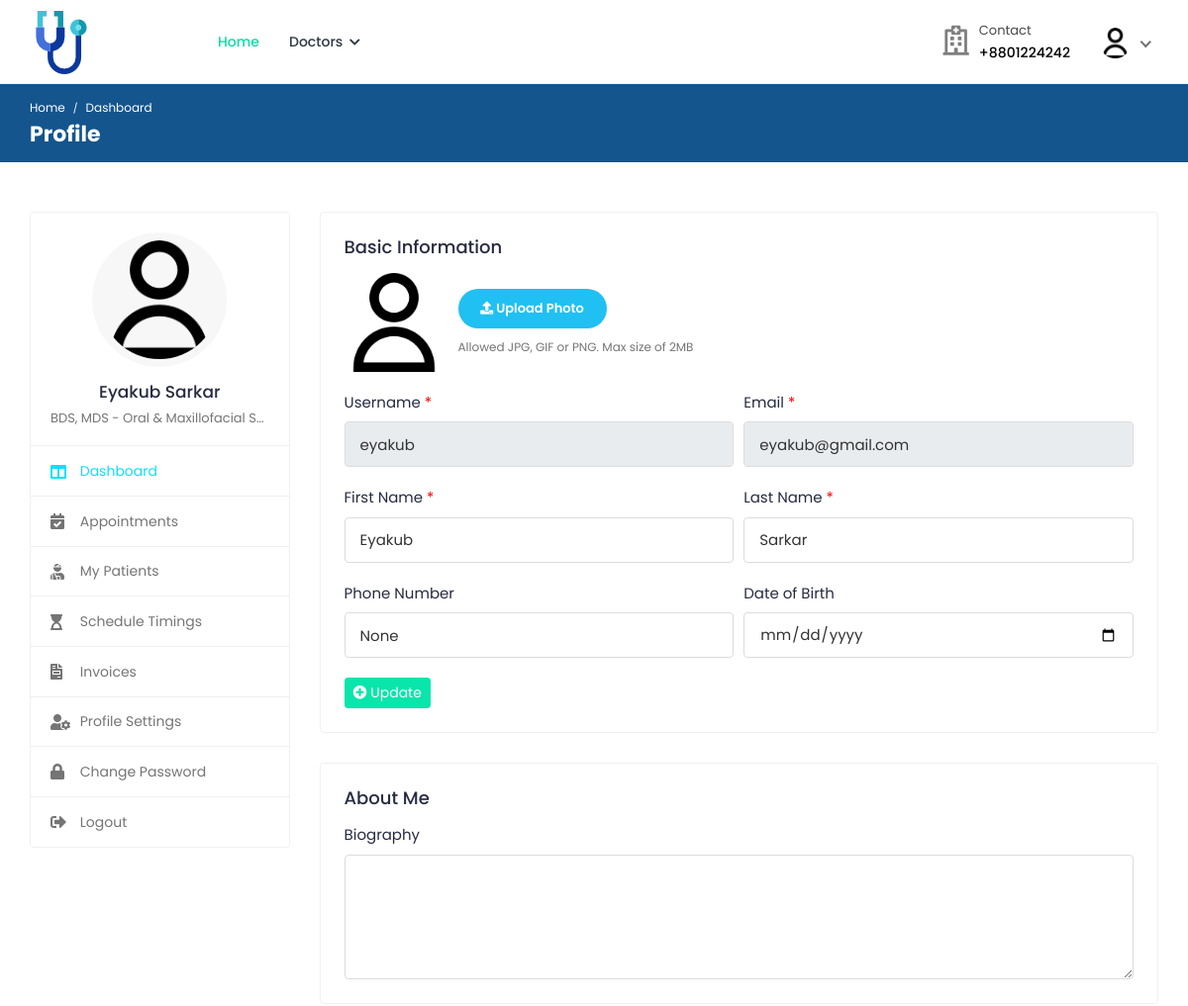
Before: /doctors/profile-settings/ (signed in, upper part) with the older database file.
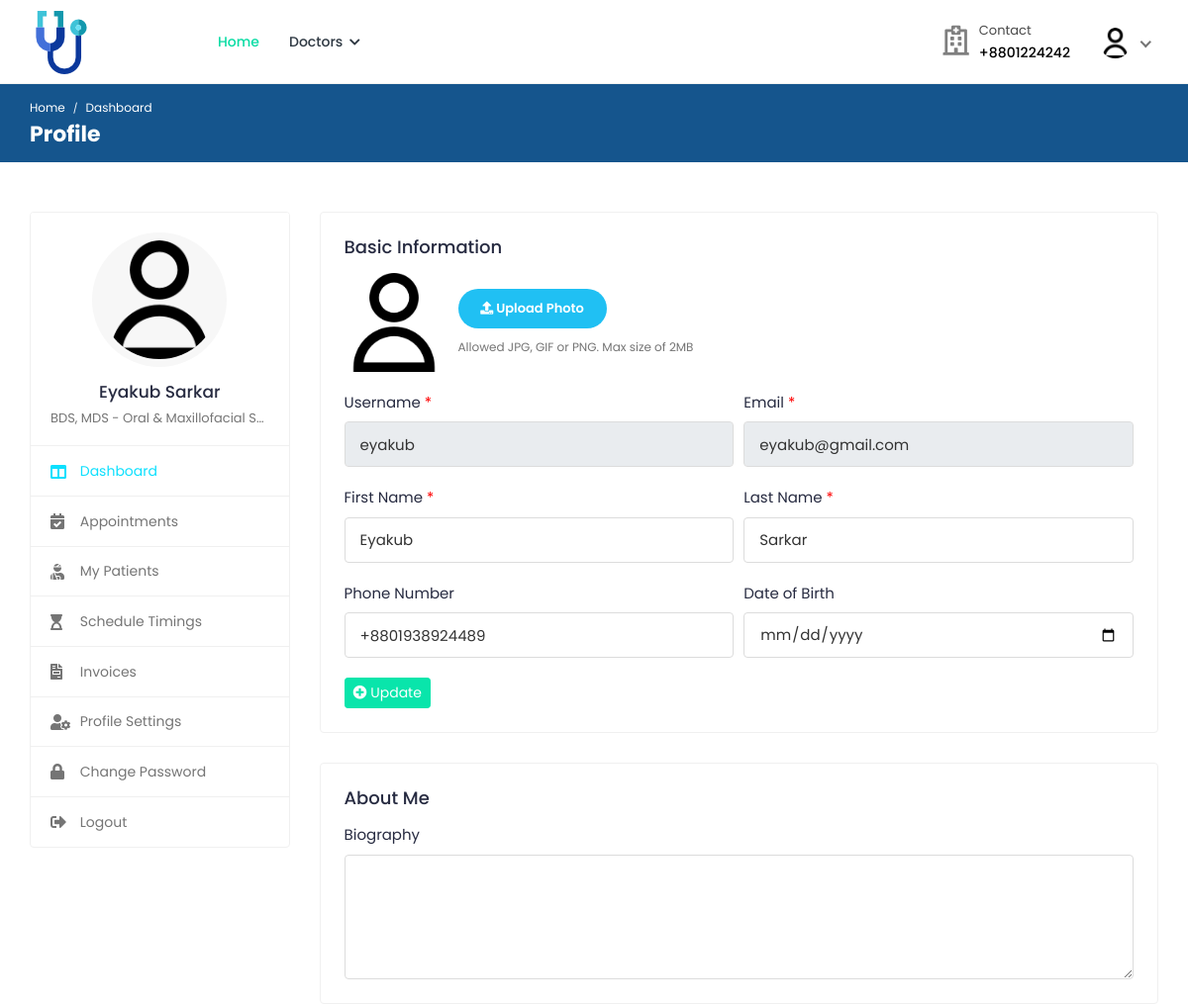
After: the same page with the newer database file.
### accounts/models.py (models this page shows, shortened)
class User(AbstractUser):
    username = models.CharField(max_length=30, unique=True)
    role = models.CharField(
        choices=ROLE,
        max_length=20,
        default="patient",
        error_messages={"required": "Role must be provided"},
    )
    email = models.EmailField(
        blank=True,
        error_messages={
            "unique": "A user with that email already exists.",
        },
    )
    first_name = models.CharField(max_length=150, blank=True)
    last_name = models.CharField(max_length=150, blank=True)
    registration_number = models.IntegerField(null=True, blank=True)
    USERNAME_FIELD = "username"
    REQUIRED_FIELDS = []
    objects = CustomUserManager()
    def get_full_name(self):
        full_name = "%s %s" % (self.first_name, self.last_name)
        return full_name.strip() or self.username

class Profile(models.Model):
    user = models.OneToOneField(
        User, on_delete=models.CASCADE, related_name="profile"
    )
    avatar = models.ImageField(
        default="defaults/user.png", upload_to=profile_photo_directory_path
    )
    phone = models.CharField(max_length=20, blank=True, null=True)
    dob = models.DateField(blank=True, null=True)
    about = models.TextField(blank=True, null=True)
    @property
    def image(self):
        return (
            self.avatar.url
            if self.avatar.storage.exists(self.avatar.name)
            else "{}defaults/user.png".format(settings.MEDIA_URL)
        )

### doctors/views.py (the view)
class DoctorProfileUpdateView(DoctorRequiredMixin, generic.UpdateView):
    model = User
    template_name = "doctors/profile-settings.html"
    form_class = DoctorProfileForm
    def get_object(self, queryset=None):
        return self.request.user

### doctors/forms.py
class DoctorProfileForm(forms.ModelForm):
    class Meta:
        model = User
        fields = "__all__"

### accounts/managers.py (called while the page is built)
    def get(self, *args, **kwargs):
        return super().select_related("profile").get(*args, **kwargs)

### mixins/custom_mixins.py (called while the page is built)
    def dispatch(self, request, *args, **kwargs):
        if not request.user.is_authenticated:
            return super().dispatch(request, *args, **kwargs)
        if request.user.role != "doctor":
            return self.handle_no_permission()
        return super().dispatch(request, *args, **kwargs)

### templates/doctors/profile-settings.html (shortened to what this page needs)
{% extends 'includes/doctor-sidebar.html' %}
{% load static %}
{% block css %}
    <link rel="stylesheet" href="{% static 'assets/plugins/fontawesome/css/fontawesome.min.css' %}">
    <link rel="stylesheet" href="{% static 'assets/plugins/fontawesome/css/all.min.css' %}">
    <link rel="stylesheet" href="{% static 'assets/plugins/select2/css/select2.min.css' %}">
    <link rel="stylesheet" href="{% static 'assets/plugins/bootstrap-tagsinput/css/bootstrap-tagsinput.css' %}">
    <link rel="stylesheet" href="{% static 'assets/plugins/dropzone/dropzone.min.css' %}">
    <link rel="stylesheet" href="{% static 'assets/css/style.css' %}">
{% endblock %}
{% block page_name1 %}Dashboard{% endblock %}
{% block page_name2 %}Profile{% endblock %}
{% block main %}
    <div class="card">
        <div class="card-body" id="basic-profile-data">
            <h4 class="card-title">Basic Information</h4>
            <div class="row form-row">
                <div class="col-md-12">
                    <div class="form-group">
                        <div class="change-avatar">
                            <div class="profile-img">
                                <img src="{{ user.profile.image }}" alt="User Image">
                            </div>
                            <div class="upload-img">
                                <div class="change-photo-btn">
                                    <span><i class="fa fa-upload"></i> Upload Photo</span>
                                </div>
                                <small class="form-text text-muted">Allowed JPG, GIF or PNG. Max size of 2MB</small>
                            </div>
                        </div>
                    </div>
                </div>
                <div class="col-md-6">
                    <div class="form-group">
                        <label>Username <span class="text-danger">*</span></label>
                        <input type="text" class="form-control" readonly value="{{ user.username }}">
                    </div>
                </div>
                <div class="col-md-6">
                    <div class="form-group">
                        <label>Email <span class="text-danger">*</span></label>
                        <input type="email" class="form-control" readonly value="{{ user.email }}">
                    </div>
                </div>
                <div class="col-md-6">
                    <div class="form-group">
                        <label>First Name <span class="text-danger">*</span></label>
                        <input type="text" class="form-control" name="first_name" value="{{ user.first_name }}">
                    </div>
                </div>
                <div class="col-md-6">
                    <div class="form-group">
                        <label>Last Name <span class="text-danger">*</span></label>
                        <input type="text" class="form-control" name="last_name" value="{{ user.last_name }}">
                    </div>
                </div>
                <div class="col-md-6">
                    <div class="form-group">
                        <label>Phone Number</label>
                        <input type="text" class="form-control" name="phone" value="{{ user.profile.phone }}">
                    </div>
                </div>
                <div class="col-md-6">
                    <div class="form-group mb-0">
                        <label>Date of Birth</label>
                        <input type="date" class="form-control" id="dob" name="dob"
                               value="{{ user.profile.dob | date:"m/d/Y" }}">
                    </div>
                </div>
            </div>
            <button
                    class="btn btn-primary btn-sm pull-right"
                    hx-put="{% url 'accounts:update-basic-information' %}"
                    hx-include="#basic-profile-data"
                    hx-disabled-elt="this"
                    hx-swap="none"
            >
                <i class="fa fa-plus-circle"></i>
                Update
            </button>
        </div>
    </div>
    <div class="card">
        <div class="card-body">
            <h4 class="card-title">About Me</h4>
            <div class="form-group mb-0">
                <label>Biography</label>
                <textarea class="form-control" rows="5"></textarea>
            </div>
        </div>
    </div>
{% endblock %}

### templates/includes/doctor-sidebar.html (shortened to what this page needs)
{% extends 'base.html' %}
{% load static %}
{% block content %}
    <div class="breadcrumb-bar">
        <div class="container-fluid">
            <div class="row align-items-center">
                <div class="col-md-12 col-12">
                    <nav aria-label="breadcrumb" class="page-breadcrumb">
                        <ol class="breadcrumb">
                            <li class="breadcrumb-item"><a href="{% url 'core:home' %}">Home</a></li>
                            <li class="breadcrumb-item active" aria-current="page">{% block page_name1 %}{% endblock %}</li>
                        </ol>
                    </nav>
                    <h2 class="breadcrumb-title">{% block page_name2 %}{% endblock %}</h2>
                </div>
            </div>
        </div>
    </div>
    <div class="content">
        <div class="container-fluid">
            <div class="row">
                <div class="col-md-5 col-lg-4 col-xl-3 theiaStickySidebar">
                    <div class="profile-sidebar">
                        <div class="widget-profile pro-widget-content">
                            <div class="profile-info-widget">
                                <a href="#" class="booking-doc-img">
                                    <img src="{{ user.profile.image }}" alt="User Image">
                                </a>
                                <div class="profile-det-info">
                                    <h3>{{ user.get_full_name }}</h3>
                                    <div class="patient-details">
                                        <h5 class="mb-0">BDS, MDS - Oral & Maxillofacial Surgery</h5>
                                    </div>
                                </div>
                            </div>
                        </div>
                        <div class="dashboard-widget">
                            <nav class="dashboard-menu">
                                <ul>
                                    <li class="active">
                                        <a href="{% url 'doctors:dashboard' %}">
                                            <i class="fas fa-columns"></i>
                                            <span>Dashboard</span>
                                        </a>
                                    </li>
                                    <li>
                                        <a href="#">
                                            <i class="fas fa-calendar-check"></i>
                                            <span>Appointments</span>
                                        </a>
                                    </li>
                                    <li>
                                        <a href="#">
                                            <i class="fas fa-user-injured"></i>
                                            <span>My Patients</span>
                                        </a>
                                    </li>
                                    <li>
                                        <a href="{% url 'doctors:schedule-timings' %}">
                                            <i class="fas fa-hourglass-start"></i>
                                            <span>Schedule Timings</span>
                                        </a>
                                    </li>
                                    <li>
                                        <a href="#">
                                            <i class="fas fa-file-invoice"></i>
                                            <span>Invoices</span>
                                        </a>
                                    </li>
                                    <li>
                                        <a href="{% url 'doctors:profile-setting' %}">
                                            <i class="fas fa-user-cog"></i>
                                            <span>Profile Settings</span>
                                        </a>
                                    </li>
                                    <li>
                                        <a href="#">
                                            <i class="fas fa-lock"></i>
                                            <span>Change Password</span>
                                        </a>
                                    </li>
                                    <li>
                                        <a href="{% url 'accounts:logout' %}">
                                            <i class="fas fa-sign-out-alt"></i>
                                            <span>Logout</span>
                                        </a>
                                    </li>
                                </ul>
                            </nav>
                        </div>
                    </div>
                </div>
                <div class="col-md-7 col-lg-8 col-xl-9">
                    {% block main %}{% endblock %}
                </div>
            </div>
        </div>
    </div>
{% endblock %}

### templates/base.html (shortened to what this page needs)
{% load static %}
<!DOCTYPE html>
<html lang="en">
<head>
    <link rel="stylesheet" href="{% static 'assets/css/bootstrap.min.css' %}">
    <link rel="stylesheet" href="{% static 'assets/plugins/fontawesome/css/fontawesome.min.css' %}">
    <link rel="stylesheet" href="{% static 'assets/plugins/fontawesome/css/all.min.css' %}">
    <link rel="stylesheet" type="text/css" href="//cdnjs.cloudflare.com/ajax/libs/toastr.js/latest/toastr.min.css">
    <link rel="stylesheet" href="{% static 'assets/css/style.css' %}">
    {% block css %}{% endblock %}
</head>
<body class="account-page" hx-headers='{"X-CSRFToken": "{{ csrf_token }}"}'>
<div class="main-wrapper">
    {% include 'includes/navbar.html' %}
    {% block content %}{% endblock %}
</div>
</body>
</html>

### templates/includes/navbar.html (shortened to what this page needs)
{% load static %}
<header class="header">
    <nav class="navbar navbar-expand-lg header-nav">
        <div class="navbar-header">
            <a href="{% url 'core:home' %}" class="navbar-brand logo">
                <img src="{% static 'assets/img/logo1.png' %}" class="img-fluid" alt="Logo">
            </a>
        </div>
        <div class="main-menu-wrapper">
            <ul class="main-nav">
                <li class="active">
                    <a href="{% url 'core:home' %}">Home</a>
                </li>
                <li class="has-submenu">
                    <a href="#">Doctors <i class="fas fa-chevron-down"></i></a>
                </li>
            </ul>
        </div>
        <ul class="nav header-navbar-rht">
            <li class="nav-item contact-item">
                <div class="header-contact-img">
                    <i class="far fa-hospital"></i>
                </div>
                <div class="header-contact-detail">
                    <p class="contact-header">Contact</p>
                    <p class="contact-info-header"> +8801224242</p>
                </div>
            </li>
            {% if not user.is_authenticated %}
                <li class="nav-item">
                    <a class="nav-link header-login" href="{% url 'accounts:login' %}">Login / Signup </a>
                </li>
            {% else %}
                <li class="nav-item dropdown has-arrow logged-item">
                    <a href="#" class="dropdown-toggle nav-link" data-toggle="dropdown">
                        <span class="user-img">
                            <img class="rounded-circle" src="{{ user.profile.image }}" width="31" alt="{{ user.username }}">
                        </span>
                    </a>
                </li>
            {% endif %}
        </ul>
    </nav>
</header>

### templates/includes/footer.html (shortened to what this page needs)
{% load static %}

Changed rows visible on the page:
changed through a linked row, User "Eyakub Sarkar": phone "None" → "+8801938924489"
